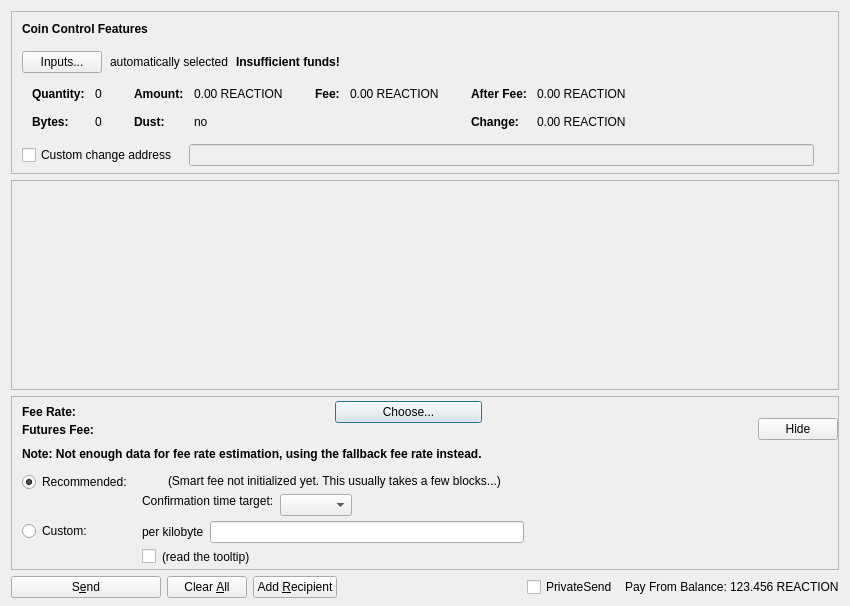
<?xml version="1.0" encoding="UTF-8"?>
<ui version="4.0">
 <class>SendFuturesDialog</class>
 <widget class="QDialog" name="SendFuturesDialog">
  <property name="geometry">
   <rect>
    <x>0</x>
    <y>0</y>
    <width>850</width>
    <height>606</height>
   </rect>
  </property>
  <property name="windowTitle">
   <string>Send Futures</string>
  </property>
  <layout class="QVBoxLayout" name="verticalLayout" stretch="0,1,0,0">
   <property name="bottomMargin">
    <number>8</number>
   </property>
   <item>
    <widget class="QFrame" name="frameCoinControl">
     <property name="sizePolicy">
      <sizepolicy hsizetype="Expanding" vsizetype="Expanding">
       <horstretch>0</horstretch>
       <verstretch>0</verstretch>
      </sizepolicy>
     </property>
     <property name="maximumSize">
      <size>
       <width>16777215</width>
       <height>16777215</height>
      </size>
     </property>
     <property name="frameShape">
      <enum>QFrame::StyledPanel</enum>
     </property>
     <property name="frameShadow">
      <enum>QFrame::Sunken</enum>
     </property>
     <layout class="QVBoxLayout" name="verticalLayoutCoinControl2">
      <property name="spacing">
       <number>0</number>
      </property>
      <property name="leftMargin">
       <number>0</number>
      </property>
      <property name="topMargin">
       <number>0</number>
      </property>
      <property name="rightMargin">
       <number>0</number>
      </property>
      <property name="bottomMargin">
       <number>6</number>
      </property>
      <item>
       <layout class="QVBoxLayout" name="verticalLayoutCoinControl" stretch="0,0,0,0,1">
        <property name="spacing">
         <number>0</number>
        </property>
        <property name="leftMargin">
         <number>10</number>
        </property>
        <property name="topMargin">
         <number>10</number>
        </property>
        <item>
         <layout class="QHBoxLayout" name="horizontalLayoutCoinControl1">
          <property name="bottomMargin">
           <number>15</number>
          </property>
          <item>
           <widget class="QLabel" name="labelCoinControlFeatures">
            <property name="sizePolicy">
             <sizepolicy hsizetype="Preferred" vsizetype="Maximum">
              <horstretch>0</horstretch>
              <verstretch>0</verstretch>
             </sizepolicy>
            </property>
            <property name="font">
             <font>
              <weight>75</weight>
              <bold>true</bold>
             </font>
            </property>
            <property name="styleSheet">
             <string notr="true">font-weight:bold;</string>
            </property>
            <property name="text">
             <string>Coin Control Features</string>
            </property>
           </widget>
          </item>
         </layout>
        </item>
        <item>
         <layout class="QHBoxLayout" name="horizontalLayoutCoinControl2" stretch="0,0,0,0">
          <property name="spacing">
           <number>8</number>
          </property>
          <property name="bottomMargin">
           <number>10</number>
          </property>
          <item>
           <widget class="QPushButton" name="pushButtonCoinControl">
            <property name="styleSheet">
             <string notr="true"/>
            </property>
            <property name="text">
             <string>Inputs...</string>
            </property>
            <property name="autoDefault">
             <bool>false</bool>
            </property>
           </widget>
          </item>
          <item>
           <widget class="QLabel" name="labelCoinControlAutomaticallySelected">
            <property name="text">
             <string>automatically selected</string>
            </property>
            <property name="margin">
             <number>5</number>
            </property>
           </widget>
          </item>
          <item>
           <widget class="QLabel" name="labelCoinControlInsuffFunds">
            <property name="font">
             <font>
              <weight>75</weight>
              <bold>true</bold>
             </font>
            </property>
            <property name="styleSheet">
             <string notr="true">font-weight:bold;</string>
            </property>
            <property name="text">
             <string>Insufficient funds!</string>
            </property>
            <property name="margin">
             <number>5</number>
            </property>
           </widget>
          </item>
          <item>
           <spacer name="horizontalSpacerCoinControl">
            <property name="orientation">
             <enum>Qt::Horizontal</enum>
            </property>
            <property name="sizeHint" stdset="0">
             <size>
              <width>40</width>
              <height>1</height>
             </size>
            </property>
           </spacer>
          </item>
         </layout>
        </item>
        <item>
         <widget class="QWidget" name="widgetCoinControl" native="true">
          <property name="sizePolicy">
           <sizepolicy hsizetype="Preferred" vsizetype="Preferred">
            <horstretch>0</horstretch>
            <verstretch>0</verstretch>
           </sizepolicy>
          </property>
          <property name="minimumSize">
           <size>
            <width>0</width>
            <height>0</height>
           </size>
          </property>
          <property name="styleSheet">
           <string notr="true"/>
          </property>
          <layout class="QHBoxLayout" name="horizontalLayoutCoinControl5">
           <property name="leftMargin">
            <number>0</number>
           </property>
           <property name="topMargin">
            <number>0</number>
           </property>
           <property name="rightMargin">
            <number>0</number>
           </property>
           <property name="bottomMargin">
            <number>0</number>
           </property>
           <item>
            <layout class="QHBoxLayout" name="horizontalLayoutCoinControl3" stretch="0,0,0,1">
             <property name="spacing">
              <number>20</number>
             </property>
             <property name="topMargin">
              <number>0</number>
             </property>
             <property name="bottomMargin">
              <number>10</number>
             </property>
             <item>
              <layout class="QFormLayout" name="formLayoutCoinControl1">
               <property name="horizontalSpacing">
                <number>10</number>
               </property>
               <property name="verticalSpacing">
                <number>14</number>
               </property>
               <property name="leftMargin">
                <number>10</number>
               </property>
               <property name="topMargin">
                <number>4</number>
               </property>
               <property name="rightMargin">
                <number>6</number>
               </property>
               <item row="0" column="0">
                <widget class="QLabel" name="labelCoinControlQuantityText">
                 <property name="font">
                  <font>
                   <weight>75</weight>
                   <bold>true</bold>
                  </font>
                 </property>
                 <property name="text">
                  <string>Quantity:</string>
                 </property>
                 <property name="margin">
                  <number>0</number>
                 </property>
                </widget>
               </item>
               <item row="0" column="1">
                <widget class="QLabel" name="labelCoinControlQuantity">
                 <property name="cursor">
                  <cursorShape>IBeamCursor</cursorShape>
                 </property>
                 <property name="contextMenuPolicy">
                  <enum>Qt::ActionsContextMenu</enum>
                 </property>
                 <property name="text">
                  <string notr="true">0</string>
                 </property>
                 <property name="margin">
                  <number>0</number>
                 </property>
                 <property name="textInteractionFlags">
                  <set>Qt::LinksAccessibleByMouse|Qt::TextSelectableByKeyboard|Qt::TextSelectableByMouse</set>
                 </property>
                </widget>
               </item>
               <item row="1" column="0">
                <widget class="QLabel" name="labelCoinControlBytesText">
                 <property name="font">
                  <font>
                   <weight>75</weight>
                   <bold>true</bold>
                  </font>
                 </property>
                 <property name="text">
                  <string>Bytes:</string>
                 </property>
                </widget>
               </item>
               <item row="1" column="1">
                <widget class="QLabel" name="labelCoinControlBytes">
                 <property name="cursor">
                  <cursorShape>IBeamCursor</cursorShape>
                 </property>
                 <property name="contextMenuPolicy">
                  <enum>Qt::ActionsContextMenu</enum>
                 </property>
                 <property name="text">
                  <string notr="true">0</string>
                 </property>
                 <property name="textInteractionFlags">
                  <set>Qt::LinksAccessibleByMouse|Qt::TextSelectableByKeyboard|Qt::TextSelectableByMouse</set>
                 </property>
                </widget>
               </item>
              </layout>
             </item>
             <item>
              <layout class="QFormLayout" name="formLayoutCoinControl2">
               <property name="horizontalSpacing">
                <number>10</number>
               </property>
               <property name="verticalSpacing">
                <number>14</number>
               </property>
               <property name="leftMargin">
                <number>6</number>
               </property>
               <property name="topMargin">
                <number>4</number>
               </property>
               <property name="rightMargin">
                <number>6</number>
               </property>
               <item row="0" column="0">
                <widget class="QLabel" name="labelCoinControlAmountText">
                 <property name="font">
                  <font>
                   <weight>75</weight>
                   <bold>true</bold>
                  </font>
                 </property>
                 <property name="text">
                  <string>Amount:</string>
                 </property>
                 <property name="margin">
                  <number>0</number>
                 </property>
                </widget>
               </item>
               <item row="0" column="1">
                <widget class="QLabel" name="labelCoinControlAmount">
                 <property name="cursor">
                  <cursorShape>IBeamCursor</cursorShape>
                 </property>
                 <property name="contextMenuPolicy">
                  <enum>Qt::ActionsContextMenu</enum>
                 </property>
                 <property name="text">
                  <string notr="true">0.00 REACTION</string>
                 </property>
                 <property name="textInteractionFlags">
                  <set>Qt::LinksAccessibleByMouse|Qt::TextSelectableByKeyboard|Qt::TextSelectableByMouse</set>
                 </property>
                </widget>
               </item>
               <item row="1" column="0">
                <widget class="QLabel" name="labelCoinControlLowOutputText">
                 <property name="font">
                  <font>
                   <weight>75</weight>
                   <bold>true</bold>
                  </font>
                 </property>
                 <property name="text">
                  <string>Dust:</string>
                 </property>
                </widget>
               </item>
               <item row="1" column="1">
                <widget class="QLabel" name="labelCoinControlLowOutput">
                 <property name="cursor">
                  <cursorShape>IBeamCursor</cursorShape>
                 </property>
                 <property name="contextMenuPolicy">
                  <enum>Qt::ActionsContextMenu</enum>
                 </property>
                 <property name="text">
                  <string notr="true">no</string>
                 </property>
                 <property name="textInteractionFlags">
                  <set>Qt::LinksAccessibleByMouse|Qt::TextSelectableByKeyboard|Qt::TextSelectableByMouse</set>
                 </property>
                </widget>
               </item>
              </layout>
             </item>
             <item>
              <layout class="QFormLayout" name="formLayoutCoinControl3">
               <property name="horizontalSpacing">
                <number>10</number>
               </property>
               <property name="verticalSpacing">
                <number>14</number>
               </property>
               <property name="leftMargin">
                <number>6</number>
               </property>
               <property name="topMargin">
                <number>4</number>
               </property>
               <property name="rightMargin">
                <number>6</number>
               </property>
               <item row="0" column="0">
                <widget class="QLabel" name="labelCoinControlFeeText">
                 <property name="font">
                  <font>
                   <weight>75</weight>
                   <bold>true</bold>
                  </font>
                 </property>
                 <property name="text">
                  <string>Fee:</string>
                 </property>
                 <property name="margin">
                  <number>0</number>
                 </property>
                </widget>
               </item>
               <item row="0" column="1">
                <widget class="QLabel" name="labelCoinControlFee">
                 <property name="cursor">
                  <cursorShape>IBeamCursor</cursorShape>
                 </property>
                 <property name="contextMenuPolicy">
                  <enum>Qt::ActionsContextMenu</enum>
                 </property>
                 <property name="text">
                  <string notr="true">0.00 REACTION</string>
                 </property>
                 <property name="textInteractionFlags">
                  <set>Qt::LinksAccessibleByMouse|Qt::TextSelectableByKeyboard|Qt::TextSelectableByMouse</set>
                 </property>
                </widget>
               </item>
              </layout>
             </item>
             <item>
              <layout class="QFormLayout" name="formLayoutCoinControl4">
               <property name="horizontalSpacing">
                <number>10</number>
               </property>
               <property name="verticalSpacing">
                <number>14</number>
               </property>
               <property name="leftMargin">
                <number>6</number>
               </property>
               <property name="topMargin">
                <number>4</number>
               </property>
               <property name="rightMargin">
                <number>6</number>
               </property>
               <item row="0" column="0">
                <widget class="QLabel" name="labelCoinControlAfterFeeText">
                 <property name="font">
                  <font>
                   <weight>75</weight>
                   <bold>true</bold>
                  </font>
                 </property>
                 <property name="text">
                  <string>After Fee:</string>
                 </property>
                 <property name="margin">
                  <number>0</number>
                 </property>
                </widget>
               </item>
               <item row="0" column="1">
                <widget class="QLabel" name="labelCoinControlAfterFee">
                 <property name="cursor">
                  <cursorShape>IBeamCursor</cursorShape>
                 </property>
                 <property name="contextMenuPolicy">
                  <enum>Qt::ActionsContextMenu</enum>
                 </property>
                 <property name="text">
                  <string notr="true">0.00 REACTION</string>
                 </property>
                 <property name="textInteractionFlags">
                  <set>Qt::LinksAccessibleByMouse|Qt::TextSelectableByKeyboard|Qt::TextSelectableByMouse</set>
                 </property>
                </widget>
               </item>
               <item row="1" column="0">
                <widget class="QLabel" name="labelCoinControlChangeText">
                 <property name="font">
                  <font>
                   <weight>75</weight>
                   <bold>true</bold>
                  </font>
                 </property>
                 <property name="text">
                  <string>Change:</string>
                 </property>
                </widget>
               </item>
               <item row="1" column="1">
                <widget class="QLabel" name="labelCoinControlChange">
                 <property name="cursor">
                  <cursorShape>IBeamCursor</cursorShape>
                 </property>
                 <property name="contextMenuPolicy">
                  <enum>Qt::ActionsContextMenu</enum>
                 </property>
                 <property name="text">
                  <string notr="true">0.00 REACTION</string>
                 </property>
                 <property name="textInteractionFlags">
                  <set>Qt::LinksAccessibleByMouse|Qt::TextSelectableByKeyboard|Qt::TextSelectableByMouse</set>
                 </property>
                </widget>
               </item>
              </layout>
             </item>
            </layout>
           </item>
          </layout>
         </widget>
        </item>
        <item>
         <layout class="QHBoxLayout" name="horizontalLayoutCoinControl4" stretch="0,0,0">
          <property name="spacing">
           <number>12</number>
          </property>
          <property name="sizeConstraint">
           <enum>QLayout::SetDefaultConstraint</enum>
          </property>
          <property name="topMargin">
           <number>5</number>
          </property>
          <property name="rightMargin">
           <number>5</number>
          </property>
          <item>
           <widget class="QCheckBox" name="checkBoxCoinControlChange">
            <property name="toolTip">
             <string>If this is activated, but the change address is empty or invalid, change will be sent to a newly generated address.</string>
            </property>
            <property name="text">
             <string>Custom change address</string>
            </property>
           </widget>
          </item>
          <item>
           <widget class="QValidatedLineEdit" name="lineEditCoinControlChange">
            <property name="enabled">
             <bool>false</bool>
            </property>
            <property name="sizePolicy">
             <sizepolicy hsizetype="Expanding" vsizetype="Fixed">
              <horstretch>0</horstretch>
              <verstretch>0</verstretch>
             </sizepolicy>
            </property>
           </widget>
          </item>
          <item>
           <widget class="QLabel" name="labelCoinControlChangeLabel">
            <property name="sizePolicy">
             <sizepolicy hsizetype="Preferred" vsizetype="Expanding">
              <horstretch>0</horstretch>
              <verstretch>0</verstretch>
             </sizepolicy>
            </property>
            <property name="minimumSize">
             <size>
              <width>0</width>
              <height>0</height>
             </size>
            </property>
            <property name="text">
             <string/>
            </property>
            <property name="margin">
             <number>3</number>
            </property>
           </widget>
          </item>
         </layout>
        </item>
        <item>
         <spacer name="verticalSpacerCoinControl">
          <property name="orientation">
           <enum>Qt::Vertical</enum>
          </property>
          <property name="sizeHint" stdset="0">
           <size>
            <width>800</width>
            <height>1</height>
           </size>
          </property>
         </spacer>
        </item>
       </layout>
      </item>
     </layout>
    </widget>
   </item>
   <item>
    <widget class="QScrollArea" name="scrollArea">
     <property name="widgetResizable">
      <bool>true</bool>
     </property>
     <widget class="QWidget" name="scrollAreaWidgetContents">
      <property name="geometry">
       <rect>
        <x>0</x>
        <y>0</y>
        <width>824</width>
        <height>78</height>
       </rect>
      </property>
      <layout class="QVBoxLayout" name="verticalLayout_2" stretch="0,1">
       <property name="leftMargin">
        <number>0</number>
       </property>
       <property name="topMargin">
        <number>0</number>
       </property>
       <property name="rightMargin">
        <number>0</number>
       </property>
       <property name="bottomMargin">
        <number>0</number>
       </property>
       <item>
        <layout class="QVBoxLayout" name="entries">
         <property name="spacing">
          <number>6</number>
         </property>
        </layout>
       </item>
       <item>
        <spacer name="verticalSpacer">
         <property name="orientation">
          <enum>Qt::Vertical</enum>
         </property>
         <property name="sizeHint" stdset="0">
          <size>
           <width>20</width>
           <height>40</height>
          </size>
         </property>
        </spacer>
       </item>
      </layout>
     </widget>
    </widget>
   </item>
   <item>
    <widget class="QFrame" name="frameFee">
     <property name="sizePolicy">
      <sizepolicy hsizetype="Expanding" vsizetype="Expanding">
       <horstretch>0</horstretch>
       <verstretch>0</verstretch>
      </sizepolicy>
     </property>
     <property name="maximumSize">
      <size>
       <width>16777215</width>
       <height>16777215</height>
      </size>
     </property>
     <property name="frameShape">
      <enum>QFrame::StyledPanel</enum>
     </property>
     <property name="frameShadow">
      <enum>QFrame::Sunken</enum>
     </property>
     <layout class="QVBoxLayout" name="verticalLayoutFee1">
      <property name="spacing">
       <number>0</number>
      </property>
      <property name="leftMargin">
       <number>0</number>
      </property>
      <property name="topMargin">
       <number>0</number>
      </property>
      <property name="rightMargin">
       <number>0</number>
      </property>
      <property name="bottomMargin">
       <number>0</number>
      </property>
      <item>
       <layout class="QVBoxLayout" name="verticalLayoutFee2" stretch="0,0,0">
        <property name="spacing">
         <number>0</number>
        </property>
        <property name="leftMargin">
         <number>10</number>
        </property>
        <property name="topMargin">
         <number>0</number>
        </property>
        <item>
         <layout class="QHBoxLayout" name="horizontalLayoutFee1">
          <property name="bottomMargin">
           <number>0</number>
          </property>
          <item>
           <layout class="QVBoxLayout" name="verticalLayoutFee7">
            <property name="spacing">
             <number>0</number>
            </property>
            <item>
             <spacer name="verticalSpacerSmartFee">
              <property name="orientation">
               <enum>Qt::Vertical</enum>
              </property>
              <property name="sizeType">
               <enum>QSizePolicy::Fixed</enum>
              </property>
              <property name="sizeHint" stdset="0">
               <size>
                <width>1</width>
                <height>4</height>
               </size>
              </property>
             </spacer>
            </item>
            <item>
             <layout class="QHBoxLayout" name="horizontalLayoutSmartFee">
              <property name="spacing">
               <number>10</number>
              </property>
              <item>
               <widget class="QLabel" name="labelFeeHeadline">
                <property name="sizePolicy">
                 <sizepolicy hsizetype="Preferred" vsizetype="Maximum">
                  <horstretch>0</horstretch>
                  <verstretch>0</verstretch>
                 </sizepolicy>
                </property>
                <property name="font">
                 <font>
                  <weight>75</weight>
                  <bold>true</bold>
                 </font>
                </property>
                <property name="styleSheet">
                 <string notr="true">font-weight:bold;</string>
                </property>
                <property name="text">
                 <string>Fee Rate:</string>
                </property>
               </widget>
              </item>
              <item>
               <widget class="QLabel" name="labelFeeMinimized">
                <property name="text">
                 <string/>
                </property>
               </widget>
              </item>
              <item>
               <widget class="QPushButton" name="buttonChooseFee">
                <property name="text">
                 <string>Choose...</string>
                </property>
               </widget>
              </item>
             </layout>
            </item>
            <item>
             <layout class="QHBoxLayout" name="horizontalLayout_3">
              <item>
               <widget class="QLabel" name="ftxFeeLabel">
                <property name="sizePolicy">
                 <sizepolicy hsizetype="Preferred" vsizetype="Maximum">
                  <horstretch>0</horstretch>
                  <verstretch>0</verstretch>
                 </sizepolicy>
                </property>
                <property name="font">
                 <font>
                  <weight>75</weight>
                  <bold>true</bold>
                 </font>
                </property>
                <property name="text">
                 <string>Futures Fee:</string>
                </property>
               </widget>
              </item>
              <item>
               <widget class="QLabel" name="ftxFee">
                <property name="text">
                 <string/>
                </property>
                <property name="indent">
                 <number>1</number>
                </property>
               </widget>
              </item>
             </layout>
            </item>
            <item>
             <spacer name="verticalSpacer_7">
              <property name="orientation">
               <enum>Qt::Vertical</enum>
              </property>
              <property name="sizeHint" stdset="0">
               <size>
                <width>1</width>
                <height>10</height>
               </size>
              </property>
             </spacer>
            </item>
            <item>
             <widget class="QLabel" name="fallbackFeeWarningLabel">
              <property name="font">
               <font>
                <weight>75</weight>
                <bold>true</bold>
               </font>
              </property>
              <property name="toolTip">
               <string>Using the fallbackfee can result in sending a transaction that will take several hours or days (or never) to confirm. Consider choosing your fee manually or wait until you have validated the complete chain.</string>
              </property>
              <property name="text">
               <string>Note: Not enough data for fee rate estimation, using the fallback fee rate instead.</string>
              </property>
              <property name="wordWrap">
               <bool>false</bool>
              </property>
             </widget>
            </item>
            <item>
             <spacer name="verticalSpacer_5">
              <property name="orientation">
               <enum>Qt::Vertical</enum>
              </property>
              <property name="sizeHint" stdset="0">
               <size>
                <width>1</width>
                <height>1</height>
               </size>
              </property>
             </spacer>
            </item>
           </layout>
          </item>
          <item>
           <spacer name="horizontalSpacer_4">
            <property name="orientation">
             <enum>Qt::Horizontal</enum>
            </property>
            <property name="sizeHint" stdset="0">
             <size>
              <width>1</width>
              <height>1</height>
             </size>
            </property>
           </spacer>
          </item>
          <item>
           <widget class="QPushButton" name="buttonMinimizeFee">
            <property name="toolTip">
             <string>collapse fee-settings</string>
            </property>
            <property name="text">
             <string>Hide</string>
            </property>
           </widget>
          </item>
         </layout>
        </item>
        <item>
         <widget class="QFrame" name="frameFeeSelection">
          <layout class="QVBoxLayout" name="verticalLayoutFee12">
           <property name="spacing">
            <number>0</number>
           </property>
           <property name="leftMargin">
            <number>0</number>
           </property>
           <property name="topMargin">
            <number>0</number>
           </property>
           <property name="rightMargin">
            <number>0</number>
           </property>
           <property name="bottomMargin">
            <number>0</number>
           </property>
           <item>
            <layout class="QGridLayout" name="gridLayoutFee">
             <property name="topMargin">
              <number>10</number>
             </property>
             <property name="bottomMargin">
              <number>4</number>
             </property>
             <property name="horizontalSpacing">
              <number>10</number>
             </property>
             <property name="verticalSpacing">
              <number>4</number>
             </property>
             <item row="1" column="1">
              <layout class="QVBoxLayout" name="verticalLayoutFee8">
               <property name="spacing">
                <number>6</number>
               </property>
               <item>
                <layout class="QHBoxLayout" name="horizontalLayoutFee13">
                 <item>
                  <widget class="QLabel" name="labelCustomPerKilobyte">
                   <property name="toolTip">
                    <string>If the custom fee is set to 1000 ruffs and the transaction is only 250 bytes, then &quot;per kilobyte&quot; only pays 250 ruffs in fee,&lt;br /&gt;while &quot;at least&quot; pays 1000 ruffs. For transactions bigger than a kilobyte both pay by kilobyte.</string>
                   </property>
                   <property name="text">
                    <string>per kilobyte</string>
                   </property>
                  </widget>
                 </item>
                 <item>
                  <widget class="BitcoinAmountField" name="customFee"/>
                 </item>
                 <item>
                  <spacer name="horizontalSpacer_6">
                   <property name="orientation">
                    <enum>Qt::Horizontal</enum>
                   </property>
                   <property name="sizeHint" stdset="0">
                    <size>
                     <width>1</width>
                     <height>1</height>
                    </size>
                   </property>
                  </spacer>
                 </item>
                </layout>
               </item>
               <item>
                <layout class="QHBoxLayout" name="horizontalLayoutFee8">
                 <item>
                  <widget class="QCheckBox" name="checkBoxMinimumFee">
                   <property name="toolTip">
                    <string>Paying only the minimum fee is just fine as long as there is less transaction volume than space in the blocks.&lt;br /&gt;But be aware that this can end up in a never confirming transaction once there is more demand for reaction transactions than the network can process.</string>
                   </property>
                   <property name="text">
                    <string/>
                   </property>
                  </widget>
                 </item>
                 <item>
                  <widget class="QLabel" name="labelMinFeeWarning">
                   <property name="enabled">
                    <bool>true</bool>
                   </property>
                   <property name="toolTip">
                    <string>Paying only the minimum fee is just fine as long as there is less transaction volume than space in the blocks.&lt;br /&gt;But be aware that this can end up in a never confirming transaction once there is more demand for reaction transactions than the network can process.</string>
                   </property>
                   <property name="text">
                    <string>(read the tooltip)</string>
                   </property>
                   <property name="margin">
                    <number>5</number>
                   </property>
                  </widget>
                 </item>
                 <item>
                  <spacer name="horizontalSpacer_2">
                   <property name="orientation">
                    <enum>Qt::Horizontal</enum>
                   </property>
                   <property name="sizeHint" stdset="0">
                    <size>
                     <width>1</width>
                     <height>1</height>
                    </size>
                   </property>
                  </spacer>
                 </item>
                </layout>
               </item>
              </layout>
             </item>
             <item row="0" column="0">
              <layout class="QVBoxLayout" name="verticalLayoutFee4" stretch="0,1">
               <item>
                <widget class="QRadioButton" name="radioSmartFee">
                 <property name="text">
                  <string>Recommended:</string>
                 </property>
                 <property name="checked">
                  <bool>true</bool>
                 </property>
                 <attribute name="buttonGroup">
                  <string notr="true">groupFee</string>
                 </attribute>
                </widget>
               </item>
               <item>
                <spacer name="verticalSpacer_2">
                 <property name="orientation">
                  <enum>Qt::Vertical</enum>
                 </property>
                 <property name="sizeHint" stdset="0">
                  <size>
                   <width>1</width>
                   <height>1</height>
                  </size>
                 </property>
                </spacer>
               </item>
              </layout>
             </item>
             <item row="1" column="0">
              <layout class="QVBoxLayout" name="verticalLayoutFee9" stretch="0,1">
               <item>
                <widget class="QRadioButton" name="radioCustomFee">
                 <property name="text">
                  <string>Custom:</string>
                 </property>
                 <attribute name="buttonGroup">
                  <string notr="true">groupFee</string>
                 </attribute>
                </widget>
               </item>
               <item>
                <spacer name="verticalSpacer_6">
                 <property name="orientation">
                  <enum>Qt::Vertical</enum>
                 </property>
                 <property name="sizeHint" stdset="0">
                  <size>
                   <width>1</width>
                   <height>1</height>
                  </size>
                 </property>
                </spacer>
               </item>
              </layout>
             </item>
             <item row="0" column="1">
              <layout class="QVBoxLayout" name="verticalLayoutFee3" stretch="0,0,1">
               <property name="spacing">
                <number>6</number>
               </property>
               <property name="topMargin">
                <number>2</number>
               </property>
               <item>
                <layout class="QHBoxLayout" name="horizontalLayoutFee12">
                 <item>
                  <widget class="QLabel" name="labelSmartFee">
                   <property name="text">
                    <string/>
                   </property>
                   <property name="margin">
                    <number>2</number>
                   </property>
                  </widget>
                 </item>
                 <item>
                  <widget class="QLabel" name="labelFeeEstimation">
                   <property name="text">
                    <string/>
                   </property>
                  </widget>
                 </item>
                 <item>
                  <widget class="QLabel" name="labelSmartFee2">
                   <property name="text">
                    <string>(Smart fee not initialized yet. This usually takes a few blocks...)</string>
                   </property>
                   <property name="margin">
                    <number>2</number>
                   </property>
                  </widget>
                 </item>
                 <item>
                  <spacer name="horizontalSpacer_5">
                   <property name="orientation">
                    <enum>Qt::Horizontal</enum>
                   </property>
                   <property name="sizeHint" stdset="0">
                    <size>
                     <width>1</width>
                     <height>1</height>
                    </size>
                   </property>
                  </spacer>
                 </item>
                </layout>
               </item>
               <item>
                <layout class="QHBoxLayout" name="horizontalLayoutFee9">
                 <item>
                  <layout class="QVBoxLayout" name="verticalLayoutFee6">
                   <item>
                    <widget class="QLabel" name="labelSmartFee3">
                     <property name="text">
                      <string>Confirmation time target:</string>
                     </property>
                     <property name="margin">
                      <number>2</number>
                     </property>
                    </widget>
                   </item>
                   <item>
                    <spacer name="verticalSpacer_3">
                     <property name="orientation">
                      <enum>Qt::Vertical</enum>
                     </property>
                     <property name="sizeHint" stdset="0">
                      <size>
                       <width>1</width>
                       <height>1</height>
                      </size>
                     </property>
                    </spacer>
                   </item>
                  </layout>
                 </item>
                 <item>
                  <layout class="QVBoxLayout" name="verticalLayoutFee5">
                   <property name="rightMargin">
                    <number>30</number>
                   </property>
                   <item>
                    <layout class="QHBoxLayout" name="horizontalLayoutConfTarget">
                     <property name="bottomMargin">
                      <number>0</number>
                     </property>
                     <item>
                      <widget class="QComboBox" name="confTargetSelector"/>
                     </item>
                     <item>
                      <spacer name="horizontalSpacerConfTarget">
                       <property name="orientation">
                        <enum>Qt::Horizontal</enum>
                       </property>
                       <property name="sizeHint" stdset="0">
                        <size>
                         <width>40</width>
                         <height>20</height>
                        </size>
                       </property>
                      </spacer>
                     </item>
                    </layout>
                   </item>
                  </layout>
                 </item>
                </layout>
               </item>
               <item>
                <spacer name="verticalSpacer_4">
                 <property name="orientation">
                  <enum>Qt::Vertical</enum>
                 </property>
                 <property name="sizeHint" stdset="0">
                  <size>
                   <width>1</width>
                   <height>1</height>
                  </size>
                 </property>
                </spacer>
               </item>
              </layout>
             </item>
            </layout>
           </item>
          </layout>
         </widget>
        </item>
        <item>
         <spacer name="verticalSpacerFee">
          <property name="orientation">
           <enum>Qt::Vertical</enum>
          </property>
          <property name="sizeHint" stdset="0">
           <size>
            <width>800</width>
            <height>1</height>
           </size>
          </property>
         </spacer>
        </item>
       </layout>
      </item>
     </layout>
    </widget>
   </item>
   <item>
    <layout class="QHBoxLayout" name="horizontalLayout">
     <item>
      <widget class="QPushButton" name="sendButton">
       <property name="minimumSize">
        <size>
         <width>150</width>
         <height>0</height>
        </size>
       </property>
       <property name="toolTip">
        <string>Confirm the send action</string>
       </property>
       <property name="text">
        <string>S&amp;end</string>
       </property>
       <property name="autoDefault">
        <bool>false</bool>
       </property>
       <property name="default">
        <bool>false</bool>
       </property>
      </widget>
     </item>
     <item>
      <widget class="QPushButton" name="clearButton">
       <property name="sizePolicy">
        <sizepolicy hsizetype="Minimum" vsizetype="Fixed">
         <horstretch>0</horstretch>
         <verstretch>0</verstretch>
        </sizepolicy>
       </property>
       <property name="toolTip">
        <string>Clear all fields of the form.</string>
       </property>
       <property name="text">
        <string>Clear &amp;All</string>
       </property>
       <property name="autoDefault">
        <bool>false</bool>
       </property>
      </widget>
     </item>
     <item>
      <widget class="QPushButton" name="addButton">
       <property name="toolTip">
        <string>Send to multiple recipients at once</string>
       </property>
       <property name="text">
        <string>Add &amp;Recipient</string>
       </property>
       <property name="autoDefault">
        <bool>false</bool>
       </property>
      </widget>
     </item>
     <item>
      <spacer name="horizontalSpacer">
       <property name="orientation">
        <enum>Qt::Horizontal</enum>
       </property>
       <property name="sizeHint" stdset="0">
        <size>
         <width>40</width>
         <height>20</height>
        </size>
       </property>
      </spacer>
     </item>
     <item>
      <layout class="QHBoxLayout" name="horizontalLayout_2">
       <property name="spacing">
        <number>3</number>
       </property>
       <item>
        <widget class="QCheckBox" name="checkUsePrivateSend">
         <property name="minimumSize">
          <size>
           <width>95</width>
           <height>0</height>
          </size>
         </property>
         <property name="text">
          <string>PrivateSend</string>
         </property>
         <property name="checked">
          <bool>false</bool>
         </property>
        </widget>
       </item>
       <item>
        <widget class="QLabel" name="label">
         <property name="text">
          <string>Pay From Balance:</string>
         </property>
        </widget>
       </item>
       <item>
        <widget class="QLabel" name="labelBalance">
         <property name="sizePolicy">
          <sizepolicy hsizetype="Preferred" vsizetype="Fixed">
           <horstretch>0</horstretch>
           <verstretch>0</verstretch>
          </sizepolicy>
         </property>
         <property name="cursor">
          <cursorShape>IBeamCursor</cursorShape>
         </property>
         <property name="text">
          <string notr="true">123.456 REACTION</string>
         </property>
         <property name="textInteractionFlags">
          <set>Qt::LinksAccessibleByMouse|Qt::TextSelectableByKeyboard|Qt::TextSelectableByMouse</set>
         </property>
        </widget>
       </item>
      </layout>
     </item>
    </layout>
   </item>
  </layout>
 </widget>
 <customwidgets>
  <customwidget>
   <class>QValidatedLineEdit</class>
   <extends>QLineEdit</extends>
   <header>qt/qvalidatedlineedit.h</header>
  </customwidget>
  <customwidget>
   <class>BitcoinAmountField</class>
   <extends>QLineEdit</extends>
   <header>qt/bitcoinamountfield.h</header>
   <container>1</container>
  </customwidget>
 </customwidgets>
 <resources>
  <include location="../reaction.qrc"/>
 </resources>
 <connections/>
 <buttongroups>
  <buttongroup name="groupFee"/>
 </buttongroups>
</ui>
